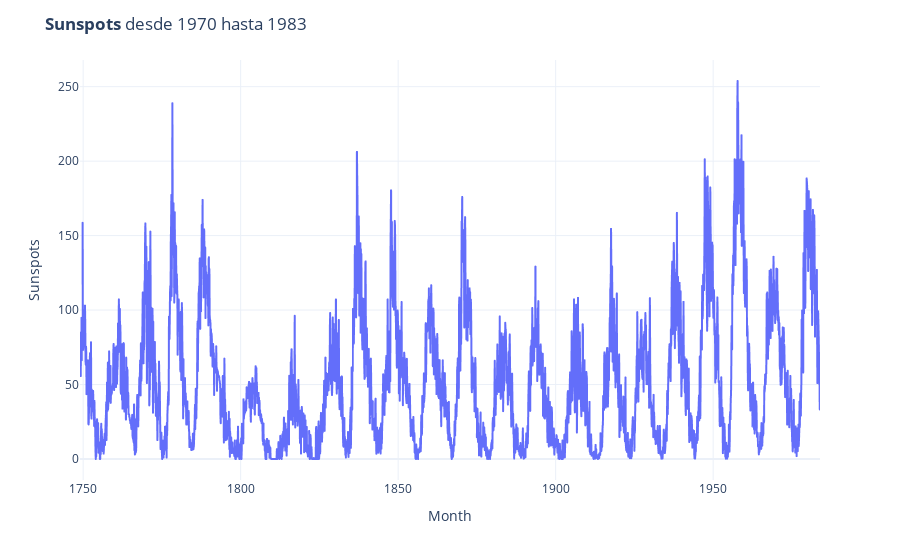

The notebook cell saved with this chart:
### Code cell
fig = px.line(df_sunspots, 
          x ='Month',
          y ='Sunspots',
          template = 'plotly_white'   )
fig.update_layout(title = '<b>Sunspots</b> desde 1970 hasta 1983')

### Figure 1 — Plotly figure (JSON) as saved in the notebook; plotly's stock layout.template omitted (floating-point values rounded to 4 significant figures; data arrays with more than 128 entries replaced by an {"elided": "..."} marker saying what was removed)
{"data": [{"hovertemplate": "Month=%{x}<br>Sunspots=%{y}<extra></extra>", "legendgroup": "", "line": {"color": "#636efa", "dash": "solid"}, "mode": "lines", "name": "", "showlegend": false, "type": "scattergl", "x": {"elided": "2820 str values"}, "xaxis": "x", "y": {"elided": "2820 float values"}, "yaxis": "y"}], "layout": {"legend": {"tracegroupgap": 0}, "margin": {"t": 60}, "title": {"text": "<b>Sunspots</b> desde 1970 hasta 1983"}, "xaxis": {"anchor": "y", "domain": [0, 1], "title": {"text": "Month"}}, "yaxis": {"anchor": "x", "domain": [0, 1], "title": {"text": "Sunspots"}}}}
